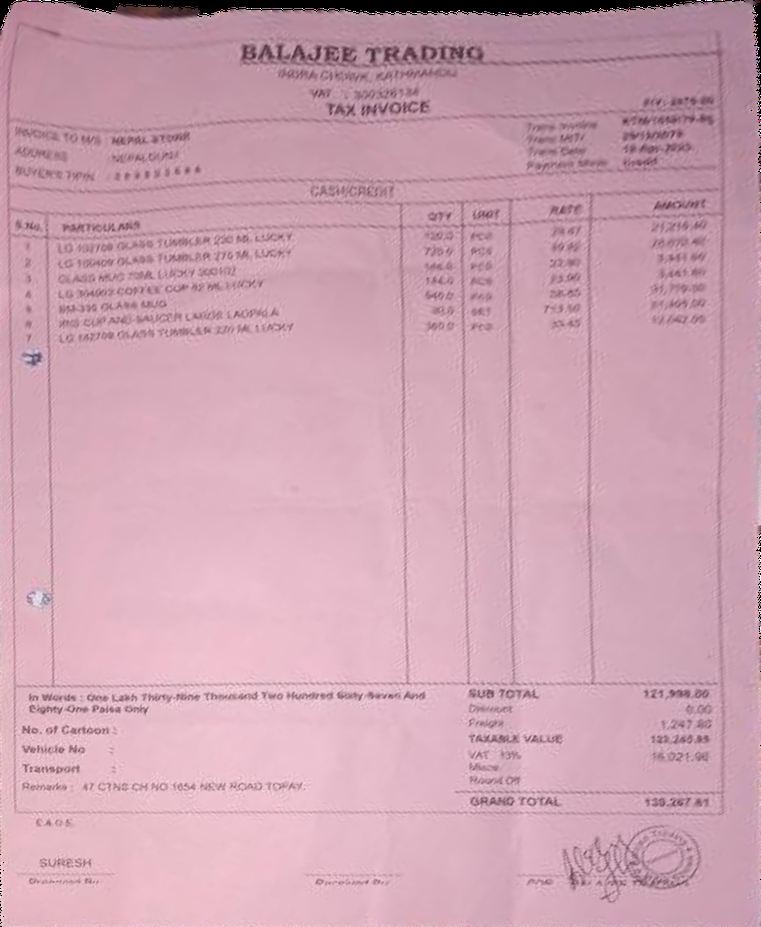
#> input picture work/Checkpoints/Previous Straightening Method/Original Perspective Basis.png, 761 x 927 px, shrunk from 1051 x 1280 before the run
$ python -i density_ruler.py   (imports and definitions only)
#> lines starting #> are read from the running program, lines starting #| are printed output that depends on the picture; after the words box and inside, x2 and y2 are one past the last pixel; in counts of white or black regions, pixels touching at a corner belong together
"""Experimental text-band rulers, independent of broken glyph components."""
import cv2,numpy as np

def density_rulers(gray):
    h,w=gray.shape
    binary=cv2.adaptiveThreshold(gray,255,cv2.ADAPTIVE_THRESH_GAUSSIAN_C,cv2.THRESH_BINARY_INV,max(31,(min(h,w)//20)|1),15)
    _,_,stats,_=cv2.connectedComponentsWithStats(binary)
    glyph=stats[(stats[:,4]>8)&(stats[:,3]>3)&(stats[:,3]<h*.05)&(stats[:,2]<w*.08)]
    if len(glyph)<40:return []
    height=float(np.average(glyph[:,3],weights=glyph[:,4]))
    density=cv2.GaussianBlur(binary.astype(np.float32)/255,(0,0),sigmaX=max(3,height*.8),sigmaY=max(1,height*.27))
    # A text band needs whitespace above and below; broad shaded folds do not.
    offset=max(3,round(height))
    signal=density-(np.roll(density,offset,0)+np.roll(density,-offset,0))*.5
    profile=np.maximum(signal[:,int(.05*w):int(.95*w)],0).mean(1)
    seeds=[]
    for y in np.argsort(profile)[::-1]:
        if profile[y]<.015:break
        if y<h*.03 or y>h*.97 or any(abs(y-s)<height*1.1 for s in seeds):continue
        seeds.append(int(y))
    result=[]
    x0,x1=int(.03*w),int(.97*w)
    for seed in seeds:
        lo=max(offset,int(seed-height*1.8));hi=min(h-offset,int(seed+height*1.8))
        if hi-lo<5:continue
        energy=signal[lo:hi,x0:x1]-.00025*np.abs(np.arange(lo,hi)[:,None]-seed)
        cost=-energy[:,0];back=np.zeros(energy.shape,np.int16)
        for x in range(1,energy.shape[1]):
            options=np.stack([np.r_[cost[0]+1,cost[:-1]+.004],cost,np.r_[cost[1:]+.004,cost[-1]+1]])
            choice=np.argmin(options,0);back[:,x]=np.arange(len(cost))+choice-1
            cost=np.min(options,0)-energy[:,x]
        path=np.zeros(energy.shape[1],np.int32);path[-1]=np.argmin(cost)
        for x in range(len(path)-1,0,-1):path[x-1]=back[path[x],x].clip(0,len(cost)-1)
        xx=np.arange(x0,x1);yy=path+lo
        strong=signal[yy,xx]>.03
        if strong.mean()<.32:continue
        left,right=np.percentile(xx[strong],[2,98])
        if right-left<w*.30:continue
        # Discard a path that switches between adjacent text bands.
        sample=np.linspace(left,right,49);trace=np.interp(sample,xx,yy)
        if np.percentile(abs(np.diff(trace)),95)>height*.6:continue
        points=np.column_stack([sample,trace])/[w-1,h-1]
        if any(np.median(abs(np.interp(sample,r[:,0]*(w-1),r[:,1]*(h-1))-trace))<height*.6 for r in result):continue
        result.append(points)
    return sorted(result,key=lambda r:r[:,1].mean())

>>> import cv2
>>> picture = cv2.imread('../../../Checkpoints/Previous Straightening Method/Original Perspective Basis.png', cv2.IMREAD_GRAYSCALE)
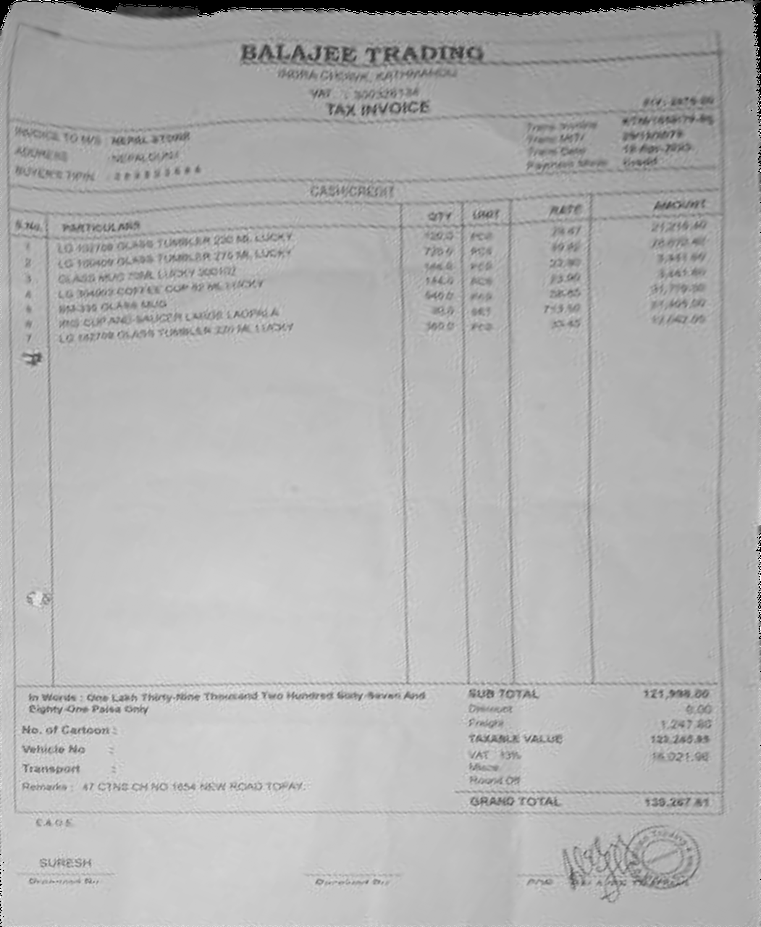
#> picture: shape (927, 761); min 0, max 255, mean 176.9
>>> result = density_rulers(picture)
#> in density_rulers, `binary=cv2.adaptiveThreshold(gray,255,cv2.ADAPTIVE_THRESH_GAUSSIAN_C,c..`:
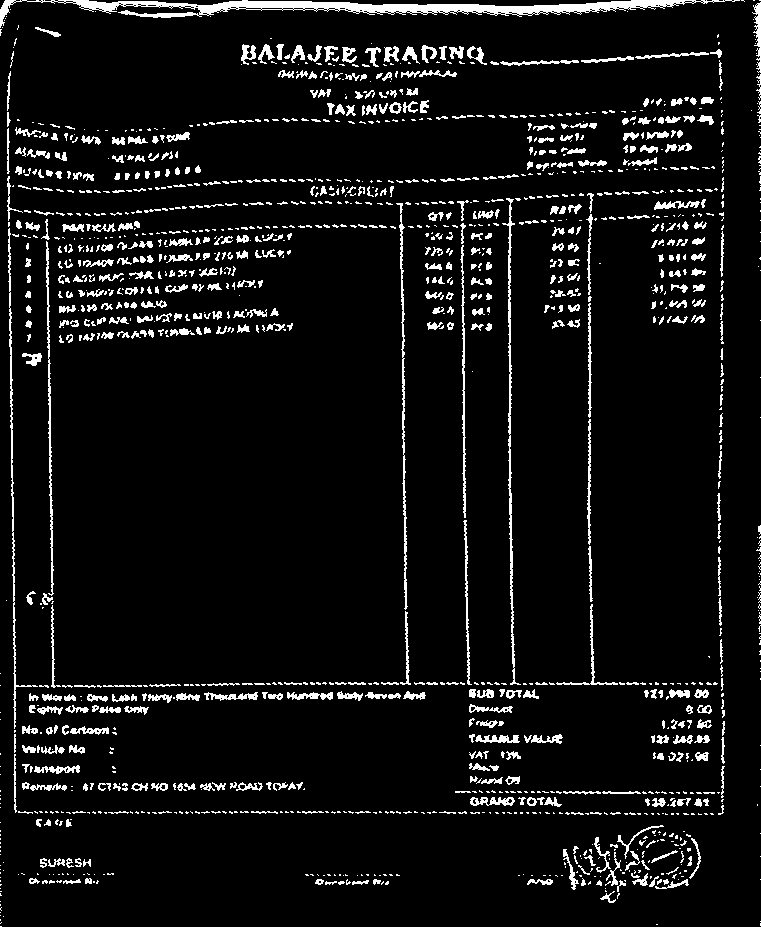
#> binary: shape (927, 761); 6.8% white; 1482 white regions (912 under 20 px), largest, box (x1, y1, x2, y2) and area: (0, 0, 740, 28) 5337, (502, 198, 521, 685) 1206, (8, 228, 38, 729) 1005
#> in density_rulers, `_,_,stats,_=cv2.connectedComponentsWithStats(binary)`: stats = 1483 rows, first 6: [0, 0, 761, 927, 657581], [0, 0, 740, 28, 5337], [741, 0, 4, 2, 4], [753, 0, 2, 1, 2], [759, 0, 2, 1, 2], [752, 2, 9, 71, 297]
#> in density_rulers, `glyph=stats[(stats[:,4]>8)&(stats[:,3]>3)&(stats[:,3]<h*.05)&(stats[:,..`: glyph = 673 rows, first 6: [35, 27, 26, 10, 81], [0, 29, 2, 7, 9], [14, 38, 3, 8, 11], [241, 44, 15, 21, 166], [258, 44, 17, 20, 136], [276, 44, 8, 16, 77]
#> in density_rulers, `height=float(np.average(glyph[:,3],weights=glyph[:,4]))`: height = 10.33
#> in density_rulers, `density=cv2.GaussianBlur(binary.astype(np.float32)/255,(0,0),sigmaX=ma..`:
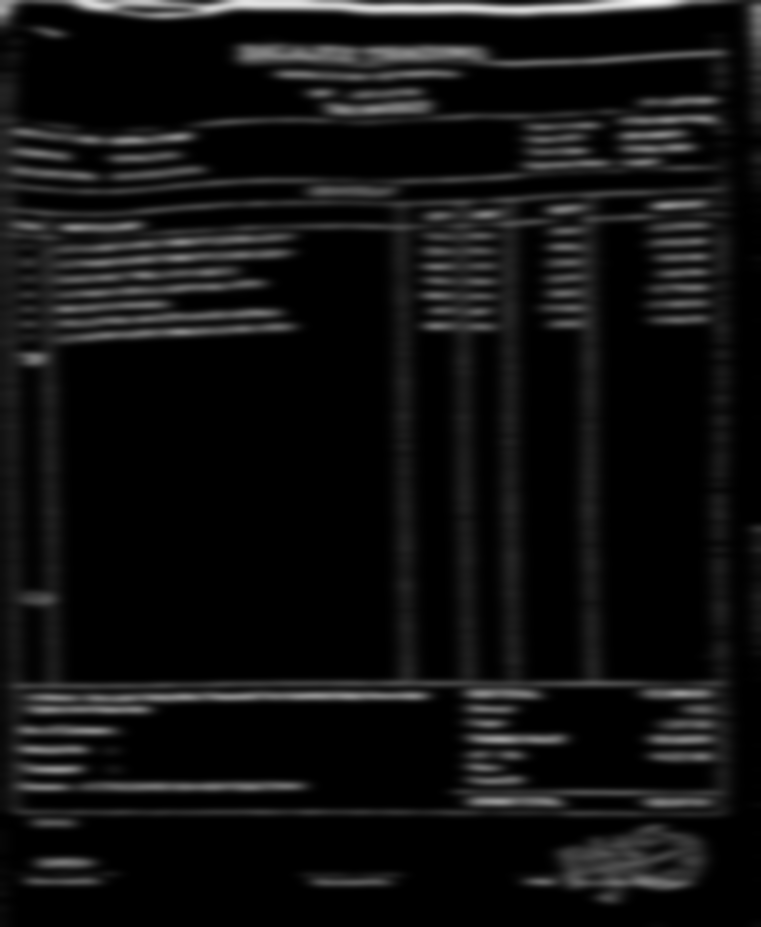
#> density: shape (927, 761) float32; min 0, max 0.973, mean 0.0678
#> in density_rulers, `offset=max(3,round(height))`: offset = 10
#> in density_rulers, `signal=density-(np.roll(density,offset,0)+np.roll(density,-offset,0))*.5`:
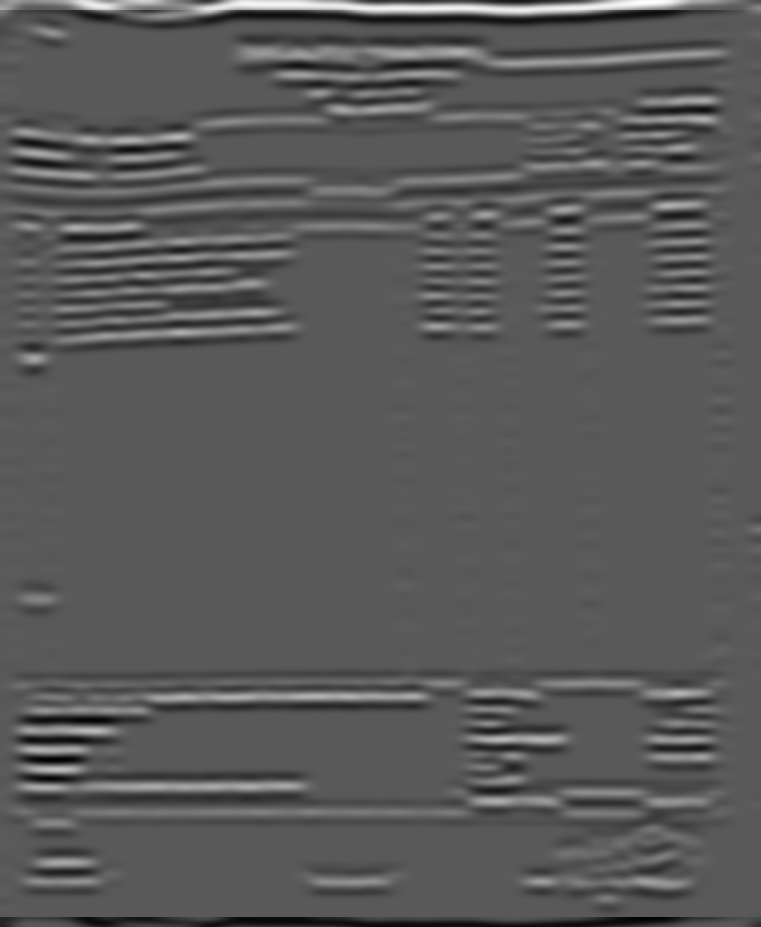
#> signal: shape (927, 761) float32; min -0.495, max 0.91, mean 8.44e-10; drawn with min black and max white
#> in density_rulers, `profile=np.maximum(signal[:,int(.05*w):int(.95*w)],0).mean(1)`: profile = 927 values, max 0.573 at index 7, min 0 at index 21, mean 0.0306
#> the loop in density_rulers, `for y in np.argsort(profile)[::-1]:` made 425 passes
#> y on passes 1 to 3: 7, 6, 8
#> after the loop in density_rulers, `for y in np.argsort(profile)[::-1]:`: seeds = 30 values, max 882 at index 4, min 54 at index 1, mean 420.5
#> the loop in density_rulers, `for seed in seeds:` made 30 passes
#> (seed, lo, hi, left, right) on passes 1 to 12: (696, 677, 714, 35.94, 716.1), (54, 35, 72, 49.74, 722.3), (786, 767, 804, 33.34, 715.7), (812, 793, 830, 36, 713), (882, 863, 900, 29.76, 687.2), (226, 207, 244, 35.22, 713.7), (739, 720, 757, 28.16, 714.8), (119, 100, 137, 35.78, 717.2), (682, 663, 700, 41.72, 716.3), (137, 118, 155, 33.7, 719.3), (205, 186, 223, 35.14, 709.9), (177, 158, 195, 35.98, 714)
#> pass 1, in density_rulers, `energy=signal[lo:hi,x0:x1]-.00025*np.abs(np.arange(lo,hi)[:,None]-seed)`:
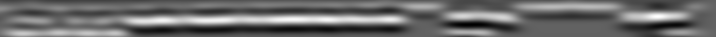
#> energy: shape (37, 716) float64; min -0.321, max 0.505, mean 0.0226; drawn with min black and max white
#> pass 3, in density_rulers, `energy=signal[lo:hi,x0:x1]-.00025*np.abs(np.arange(lo,hi)[:,None]-seed)`:
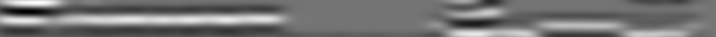
#> energy: shape (37, 716) float64; min -0.458, max 0.539, mean -0.00387; drawn with min black and max white
#> after the loop in density_rulers, `for seed in seeds:`:
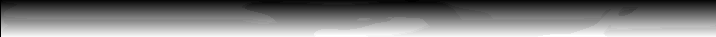
#> back: shape (37, 716) int16; min 0, max 36, mean 17.9; drawn with min black and max white
#> after the loop in density_rulers, `for seed in seeds:`: result = 6 point arrays, longest 49 points
#> result = 6 point arrays, longest 49 points
